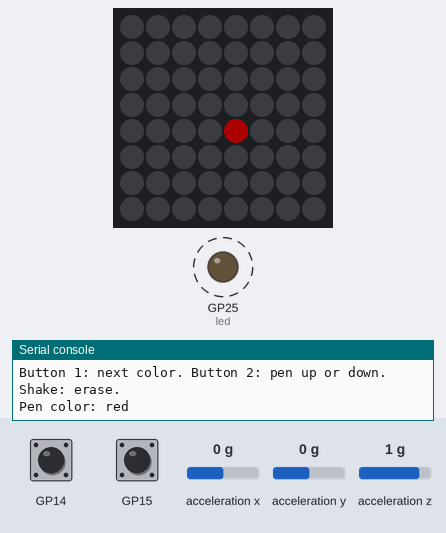
Recording of a program running on a simulated Raspberry Pi Pico running MicroPython. Shown: 8×8 RGB LED matrix (first LED top left, wired row by row, every second row reversed), output pins drawn as LEDs (lit = HIGH), the last lines printed to the serial console. Dashed ring = blinking. The test bench sets the inputs (shaded band); at power-on: GP15 HIGH, acceleration x 0 g, acceleration y 0 g, GP14 HIGH, acceleration z 1 g. Dim RGB values are drawn brighter than linear; library files of the repository ran but are not shown: font.py; pins used as bus, display or sensor lines are not drawn.

Above: at 1.2 s.
1.3 s: GP15 pulled LOW for 0.15 s
2.0 s: acceleration x set to -1.4 g
4.5 s: acceleration y set to -1.4 g
At 7.4 s:
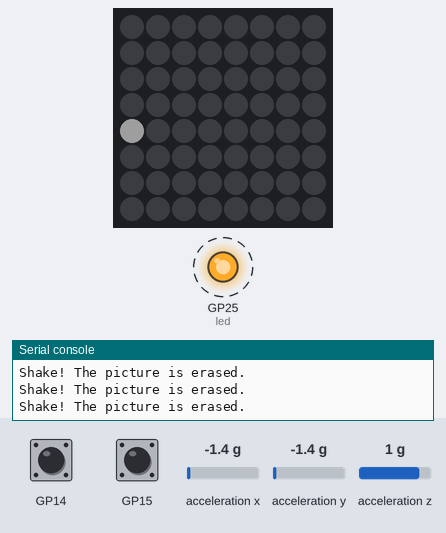
7.5 s: GP15 pulled LOW for 1 s
9.1 s: GP14 pulled LOW for 0.15 s
9.8 s: GP14 pulled LOW for 1 s
Timing chart, 0 to 12.4 s (numbered marks = the images above; inputs shaded):
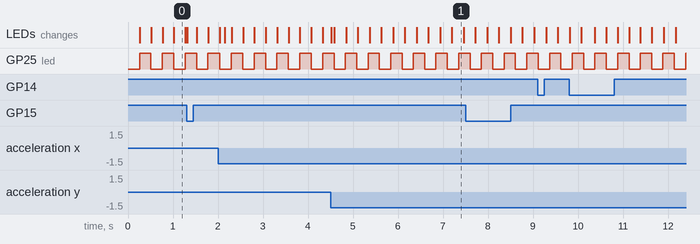

Measured:
- after the input at 4.5 s, the LEDs: first change at once (image 1 shows a later state)
- by itself, GP25 (led): alternates HIGH for 0.25 s and LOW for 0.25 s

The program:

17-tilt-a-sketch.py
```python
# Lab 17: Tilt-a-Sketch
# Filename: 17-tilt-a-sketch.py
# Version: 1.1.0
#
# Draw your own picture by tilting the kit. A blinking dot is your pen.
# Tilt the board and the pen rolls toward the low side, leaving a line of
# color behind it.
#   Button 1 (GPIO 14): change the pen color
#   Button 2 (GPIO 15): lift the pen up, or put it back down
#   Shake the kit hard: erase the whole picture
# The code lives in the module tilt_a_sketch.py (with the shared helpers in
# kit.py) so that program 19 can load it as a mode too. Upload all the .py
# files with ./upload-code.sh before you run this.
# Not yet tried by hand: the tilt and buttons need a person to draw with them.

import tilt_a_sketch

print("Lab 17: Tilt-a-Sketch (version 1.1.0)")

tilt_a_sketch.run()
```

tilt_a_sketch.py
```python
# Module: Tilt-a-Sketch (program 17, and a mode of program 19)
# Filename: tilt_a_sketch.py
# Version: 1.0.0
#
# Draw your own picture by tilting the kit. A blinking dot is your pen.
# Tilt the board and the pen rolls toward the low side, leaving a line of
# color behind it.
#   Button 1 (GPIO 14): change the pen color
#   Button 2 (GPIO 15): lift the pen up, or put it back down
#   Shake the kit hard: erase the whole picture
# Run it on its own with 17-tilt-a-sketch.py.
# In program 19 the two buttons change modes, so the sketch leaves them
# alone. run() takes this setting:
#   auto_color - True to move to the next pen color with every step, so the
#                line comes out in many colors without pressing a button

from utime import ticks_ms, ticks_diff
import kit

# the pen colors, in the order button 1 steps through them. The picture can
# fill all 64 pixels, so these numbers stay small.
PEN_COLORS = [
    ("red", (24, 0, 0)),
    ("orange", (24, 8, 0)),
    ("yellow", (20, 16, 0)),
    ("green", (0, 24, 0)),
    ("blue", (0, 0, 24)),
    ("violet", (14, 0, 22)),
    ("white", (14, 14, 14)),
]
PEN_UP_COLOR = (30, 30, 30)     # the pen blinks white while it is lifted

# the rolling pen
TILT_MIN = 0.25         # tilts smaller than this (in g) do nothing
TILT_FULL = 0.8         # tipping this far rolls the pen at full speed
STEP_SLOW_MS = 420      # time per pixel at the gentlest tilt
STEP_FAST_MS = 140      # time per pixel when tipped all the way

SHAKE_G = 1.7           # a pull along the board stronger than this is a shake
BLINK_MS = 250          # how long the pen stays on, then off
LOOP_MS = 10            # the program looks at the tilt 100 times a second

# the picture so far: one color for every spot, in (x, y) order
canvas = [kit.OFF] * kit.NUMBER_PIXELS

pen_x = kit.WIDTH // 2
pen_y = kit.HEIGHT // 2
pen_down = True
color_number = 0

def spot(x, y):
    # where the color for column x, row y is kept in the canvas list
    return y * kit.WIDTH + x

def bright(color):
    # the pen shows a brighter copy of its color, so you can find it
    return (color[0] * 2, color[1] * 2, color[2] * 2)

def show(pen_lit):
    # draw the picture, then the pen on top of it
    for y in range(kit.HEIGHT):
        for x in range(kit.WIDTH):
            kit.strip[kit.xy(x, y)] = canvas[spot(x, y)]
    if pen_down:
        if pen_lit:
            kit.strip[kit.xy(pen_x, pen_y)] = bright(PEN_COLORS[color_number][1])
        else:
            kit.strip[kit.xy(pen_x, pen_y)] = kit.OFF
    elif pen_lit:
        kit.strip[kit.xy(pen_x, pen_y)] = PEN_UP_COLOR
    kit.strip.write()

def tilt_direction(g):
    # -1, 0 or 1: which way a tilt pushes, or 0 if it is too small
    if g >= TILT_MIN:
        return 1
    if g <= -TILT_MIN:
        return -1
    return 0

def run(settings=None):
    # run() changes the pen's state, so it says these are the variables
    # at the top of the file, not new ones of its own
    global pen_x, pen_y, pen_down, color_number
    auto_color = settings is not None and settings["auto_color"]
    # in program 19 the buttons belong to the mode changer
    use_buttons = not kit.mode_buttons_on

    canvas[spot(pen_x, pen_y)] = PEN_COLORS[color_number][1]
    if use_buttons:
        print("Button 1: next color. Button 2: pen up or down. Shake: erase.")
    else:
        print("Tilt to draw. Shake: erase.")
    print("Pen color:", PEN_COLORS[color_number][0])

    last1 = 1
    last2 = 1
    last_step = ticks_ms()
    last_blink = ticks_ms()
    pen_lit = True
    show(pen_lit)

    while True:
        changed = False

        # the buttons: a press is a change from 1 to 0
        if use_buttons:
            now1 = kit.button1.value()
            now2 = kit.button2.value()
            if now1 == 0 and last1 == 1:
                color_number = (color_number + 1) % len(PEN_COLORS)
                print("Pen color:", PEN_COLORS[color_number][0])
                if pen_down:
                    canvas[spot(pen_x, pen_y)] = PEN_COLORS[color_number][1]
                changed = True
            if now2 == 0 and last2 == 1:
                pen_down = not pen_down
                print("Pen down" if pen_down else "Pen up")
                if pen_down:
                    canvas[spot(pen_x, pen_y)] = PEN_COLORS[color_number][1]
                changed = True
            last1 = now1
            last2 = now2

        gx, gy = kit.read_tilt()
        now = ticks_ms()

        # a hard shake erases the picture
        if (gx * gx + gy * gy) ** 0.5 > SHAKE_G:
            print("Shake! The picture is erased.")
            for i in range(kit.NUMBER_PIXELS):
                canvas[i] = kit.OFF
            if pen_down:
                canvas[spot(pen_x, pen_y)] = PEN_COLORS[color_number][1]
            last_step = now + 500       # hold the pen still for half a second
            changed = True

        # the tilt rolls the pen, faster when you tip farther
        size = max(abs(gx), abs(gy))
        if size >= TILT_MIN:
            speed = min(1, (size - TILT_MIN) / (TILT_FULL - TILT_MIN))
            interval = STEP_SLOW_MS - (STEP_SLOW_MS - STEP_FAST_MS) * speed
            if ticks_diff(now, last_step) >= interval:
                # move one pixel along the direction tipped hardest
                if abs(gx) >= abs(gy):
                    new_x = pen_x + tilt_direction(gx)
                    new_y = pen_y
                else:
                    new_x = pen_x
                    new_y = pen_y + tilt_direction(gy)
                # the pen stops at the edges of the matrix
                if 0 <= new_x < kit.WIDTH and 0 <= new_y < kit.HEIGHT:
                    pen_x = new_x
                    pen_y = new_y
                    if auto_color:
                        color_number = (color_number + 1) % len(PEN_COLORS)
                    if pen_down:
                        canvas[spot(pen_x, pen_y)] = PEN_COLORS[color_number][1]
                    last_step = now
                    changed = True

        # blink the pen
        if ticks_diff(now, last_blink) >= BLINK_MS:
            pen_lit = not pen_lit
            last_blink = now
            changed = True

        if changed:
            show(pen_lit)
        kit.wait(LOOP_MS)
```

kit.py
```python
# Module: Kit Helpers (shared by programs 15 to 19 and the modes they load)
# Filename: kit.py
# Version: 1.2.0
#
# Sets up the matrix, the accelerometer and the two mode buttons one time,
# and gives every mode the same helpers: xy(), clear(), fade_pixels(),
# read_tilt(), draw_text(), wait() and a list of colors.
#
# wait() is how a mode sleeps. It also watches the two mode buttons. When
# program 18 or 19 has turned the buttons on (mode_buttons_on) and one is
# pressed, wait() raises ModeChange and the next or previous mode loads.
# When a mode runs on its own (programs 15 to 17) the buttons are off.
#
# wait() also blinks the LED on the Pico board. If the LED stops blinking,
# the program has stopped. read_tilt() never stops the program: if the
# sensor does not answer, gets stuck, or loses its settings, it uses the
# last good reading and turns the sensor on again.

from machine import Pin, I2C
from neopixel import NeoPixel
from utime import sleep_ms, sleep_us, ticks_ms, ticks_diff
import ustruct
import config
from font import LETTERS

# hardware settings from config.py
NEOPIXEL_PIN = config.NEOPIXEL_PIN
NUMBER_PIXELS = config.NUMBER_PIXELS
MATRIX_WIDTH = config.MATRIX_WIDTH
MATRIX_HEIGHT = config.MATRIX_HEIGHT
SERPENTINE = config.SERPENTINE
BUTTON_PIN_1 = config.BUTTON_PIN_1
BUTTON_PIN_2 = config.BUTTON_PIN_2
ACCEL_I2C_ID = config.ACCEL_I2C_ID
ACCEL_SDA_PIN = config.ACCEL_SDA_PIN
ACCEL_SCL_PIN = config.ACCEL_SCL_PIN
ACCEL_ADDRESS = config.ACCEL_ADDRESS

# LIS3DH registers
CTRL_REG1 = 0x20
CTRL_REG4 = 0x23
ACCEL_DATA_REGISTER = 0x28 | 0x80   # the 0x80 bit makes the chip step through x, y, z
COUNTS_PER_G = 16384
CTRL_REG1_VALUE = 0x57      # 100 readings a second, x y z on
CTRL_REG4_VALUE = 0x88      # high resolution, +/- 2 g

# keeping the sensor working
I2C_FREQ = 100000           # a slower clock is less bothered by noise from the matrix wires
MAX_SAME_READINGS = 100     # a working sensor always wiggles a little, so this many
                            # exactly equal readings in a row means it is stuck
CHECK_MS = 1000             # how often to check that the sensor kept its settings

# the LED on the Pico board blinks while the program runs
HEARTBEAT_MS = 250

# how the sensor is mounted relative to the matrix (same as program 14)
FLIP_X = False
FLIP_Y = True
SWAP_XY = False

# a button press counts once, then is ignored for this many milliseconds
DEBOUNCE_MS = 200

WIDTH = MATRIX_WIDTH
HEIGHT = MATRIX_HEIGHT

# colors. A single pixel can be bright, so the biggest number is 48.
# Modes that light many pixels at once use these dimmed down.
OFF = (0, 0, 0)
RED = (48, 0, 0)
ORANGE = (48, 14, 0)
YELLOW = (40, 32, 0)
GREEN = (0, 48, 0)
BLUE = (0, 0, 48)
INDIGO = (12, 0, 48)
VIOLET = (30, 0, 40)
PINK = (48, 8, 24)
WHITE = (28, 28, 28)
TEAL = (0, 40, 30)
LIME = (20, 48, 0)
SKY = (0, 24, 48)
RAINBOW = [RED, ORANGE, YELLOW, GREEN, BLUE, INDIGO, VIOLET]
PALETTE = RAINBOW + [PINK, WHITE, TEAL, LIME, SKY]
TEXT_COLOR = (16, 16, 4)

strip = NeoPixel(Pin(NEOPIXEL_PIN), NUMBER_PIXELS)

# the buttons connect the pin to GND, so a press reads 0
button1 = Pin(BUTTON_PIN_1, Pin.IN, Pin.PULL_UP)
button2 = Pin(BUTTON_PIN_2, Pin.IN, Pin.PULL_UP)

led = Pin("LED", Pin.OUT)     # "LED" works on the Pico, Pico W and Pico 2
last_blink = ticks_ms()

def heartbeat():
    # flip the LED on the Pico board every HEARTBEAT_MS
    global last_blink
    now = ticks_ms()
    if ticks_diff(now, last_blink) >= HEARTBEAT_MS:
        led.toggle()
        last_blink = now

# setup_sensor(), near the end of this file, sets up I2C and turns the
# sensor on. It runs again if the sensor stops answering, for example
# after a loose wire.


class ModeChange(Exception):
    # raised by wait() when a mode button is pressed: args[0] is 1 for the
    # next mode (button 1) or -1 for the previous mode (button 2)
    pass


mode_buttons_on = False
button1_was_down = False
button2_was_down = False
last_press = ticks_ms()

def check():
    # Look at the two buttons. If one was just pressed and the mode buttons
    # are on, raise ModeChange.
    global button1_was_down, button2_was_down, last_press
    if not mode_buttons_on:
        return
    down1 = button1.value() == 0
    down2 = button2.value() == 0
    pressed1 = down1 and not button1_was_down
    pressed2 = down2 and not button2_was_down
    button1_was_down = down1
    button2_was_down = down2
    now = ticks_ms()
    if (pressed1 or pressed2) and ticks_diff(now, last_press) > DEBOUNCE_MS:
        last_press = now
        if pressed1:
            raise ModeChange(1)
        raise ModeChange(-1)

def wait(ms):
    # sleep for ms milliseconds, but notice a button press right away
    heartbeat()
    check()
    while ms > 0:
        step = min(ms, 10)
        sleep_ms(step)
        ms -= step
        heartbeat()
        check()

def xy(x, y):
    if SERPENTINE and y % 2 == 1:
        return y * MATRIX_WIDTH + (MATRIX_WIDTH - 1 - x)
    return y * MATRIX_WIDTH + x

def clear():
    for i in range(NUMBER_PIXELS):
        strip[i] = OFF

def fade_pixels(keep):
    # keep is 0 to 255: how much of each pixel's color stays. Called every
    # frame, it leaves a fading trail behind anything that moves.
    for i in range(NUMBER_PIXELS):
        r, g, b = strip[i]
        if r or g or b:
            strip[i] = (r * keep // 256, g * keep // 256, b * keep // 256)

def dim(color, brightness):
    # brightness is 0.0 to 1.0
    return (int(color[0] * brightness), int(color[1] * brightness), int(color[2] * brightness))

# The tilt sensor. If it misses a reading (a wire that lost contact for a
# moment, or a bump while you press a button), Python raises OSError. The
# shows keep the last good reading instead of stopping, and the Shell says
# what happened, one time.
sensor_answering = True
last_tilt = (0.0, 0.0)
last_raw = None
same_readings = 0
last_check = ticks_ms()

def sensor_lost():
    global sensor_answering
    if sensor_answering:
        print("The tilt sensor is not answering. Check its wires: GP16, GP17, 3V3 and GND.")
    sensor_answering = False

def free_bus():
    # If a program stops in the middle of a reading, the sensor can be left
    # holding the SDA wire low, and every reading after that fails. Nine
    # clock pulses let it finish sending its byte, then a stop signal
    # (SDA going high while SCL is high) frees the bus.
    scl = Pin(ACCEL_SCL_PIN, Pin.OUT, value=1)
    sda = Pin(ACCEL_SDA_PIN, Pin.IN, Pin.PULL_UP)
    for i in range(9):
        scl.value(0)
        sleep_us(5)
        scl.value(1)
        sleep_us(5)
    scl.value(0)
    sda.init(Pin.OUT, value=0)
    sleep_us(5)
    scl.value(1)
    sleep_us(5)
    sda.init(Pin.IN, Pin.PULL_UP)
    sleep_us(5)

def setup_sensor():
    # the chip starts powered down, and powers down again if it loses power
    global i2c, sensor_answering, same_readings
    free_bus()
    i2c = I2C(ACCEL_I2C_ID, sda=Pin(ACCEL_SDA_PIN), scl=Pin(ACCEL_SCL_PIN), freq=I2C_FREQ)
    same_readings = 0
    try:
        i2c.writeto_mem(ACCEL_ADDRESS, CTRL_REG1, bytes([CTRL_REG1_VALUE]))
        i2c.writeto_mem(ACCEL_ADDRESS, CTRL_REG4, bytes([CTRL_REG4_VALUE]))
    except OSError:
        sensor_lost()
        return
    if not sensor_answering:
        print("The tilt sensor is answering again.")
    sensor_answering = True

setup_sensor()

def check_sensor(raw):
    # Once a second, make sure the sensor still works. A dip in the power can
    # reset it: a reset sensor goes to sleep and keeps sending its last
    # reading, so tilting seems to do nothing.
    global last_raw, same_readings, last_check
    if raw == last_raw:
        same_readings += 1
    else:
        same_readings = 0
    last_raw = raw
    now = ticks_ms()
    if ticks_diff(now, last_check) < CHECK_MS:
        return
    last_check = now
    if same_readings >= MAX_SAME_READINGS:
        print("The tilt sensor got stuck. Turning it on again.")
        setup_sensor()
        return
    try:
        settings = i2c.readfrom_mem(ACCEL_ADDRESS, CTRL_REG1, 1)[0]
    except OSError:
        sensor_lost()
        return
    if settings != CTRL_REG1_VALUE:
        print("The tilt sensor lost its settings. Turning it on again.")
        setup_sensor()

def read_tilt():
    # the pull of gravity along the board, as (gx, gy) in g, pointing
    # toward the low side. When the board stands upright the pull is about 1.
    global last_tilt
    if not sensor_answering:
        setup_sensor()          # it may have lost power, so turn it on again
    try:
        raw = i2c.readfrom_mem(ACCEL_ADDRESS, ACCEL_DATA_REGISTER, 6)
    except OSError:
        sensor_lost()
        return last_tilt
    check_sensor(raw)
    ax, ay, az = ustruct.unpack('<hhh', raw)
    gx = ax / COUNTS_PER_G
    gy = ay / COUNTS_PER_G
    if SWAP_XY:
        gx, gy = gy, gx
    if FLIP_X:
        gx = -gx
    if FLIP_Y:
        gy = -gy
    last_tilt = (gx, gy)
    return gx, gy

def draw_text(text, color=TEXT_COLOR):
    # draw the letters in the middle of the matrix and show them.
    # The letter shapes come from font.py. Two letters fit: "L1" or "12".
    width = len(text) - 1                   # one dark column between letters
    for letter in text:
        width += len(LETTERS[letter][0])
    left = (MATRIX_WIDTH - width) // 2
    top = (MATRIX_HEIGHT - 5) // 2
    clear()
    for letter in text:
        rows = LETTERS[letter]
        for row in range(5):
            for col in range(len(rows[row])):
                x = left + col
                if rows[row][col] == "X" and 0 <= x < MATRIX_WIDTH:
                    strip[xy(x, top + row)] = color
        left += len(rows[0]) + 1
    strip.write()
```

config.py
```python
# Moving Rainbow Configuration file
# Filename: config.py
# Version: 1.0.0
#
# This file contains the hardware configuration for the Tilt-a-Rainbow
# Mini kit. It is imported by each program.

# 8x8 NeoPixel matrix (64 pixels)
NEOPIXEL_PIN = 0
MATRIX_WIDTH = 8
MATRIX_HEIGHT = 8
NUMBER_PIXELS = MATRIX_WIDTH * MATRIX_HEIGHT
# Some 8x8 panels are wired in a zig-zag: row 0 runs left to right,
# row 1 runs right to left, and so on. This panel is NOT: every row runs
# left to right. (Checked on the real panel: pixel 8 sits right below
# pixel 0.) Run 06-walk-pixels.py to see the pixel order.
SERPENTINE = False

# The color number the programs use when ALL 64 pixels are lit at once.
# 64 pixels at (20, 20, 20) draw about 300 mA, safely under the 500 mA a
# USB port supplies. Programs that light only a few pixels can use bigger
# numbers.
LEVEL = 20

# Two mode buttons, each wired from its GPIO pin to GND
BUTTON_PIN_1 = 14
BUTTON_PIN_2 = 15

# Accelerometer on I2C bus 0 (GP16 is SDA, GP17 is SCL)
# LIS3DH accelerometer. 0x19 is the usual address (0x18 if SDO is tied to GND).
# Run 02-probe.py to check.
ACCEL_I2C_ID = 0
ACCEL_SDA_PIN = 16
ACCEL_SCL_PIN = 17
ACCEL_ADDRESS = 0x19
```
